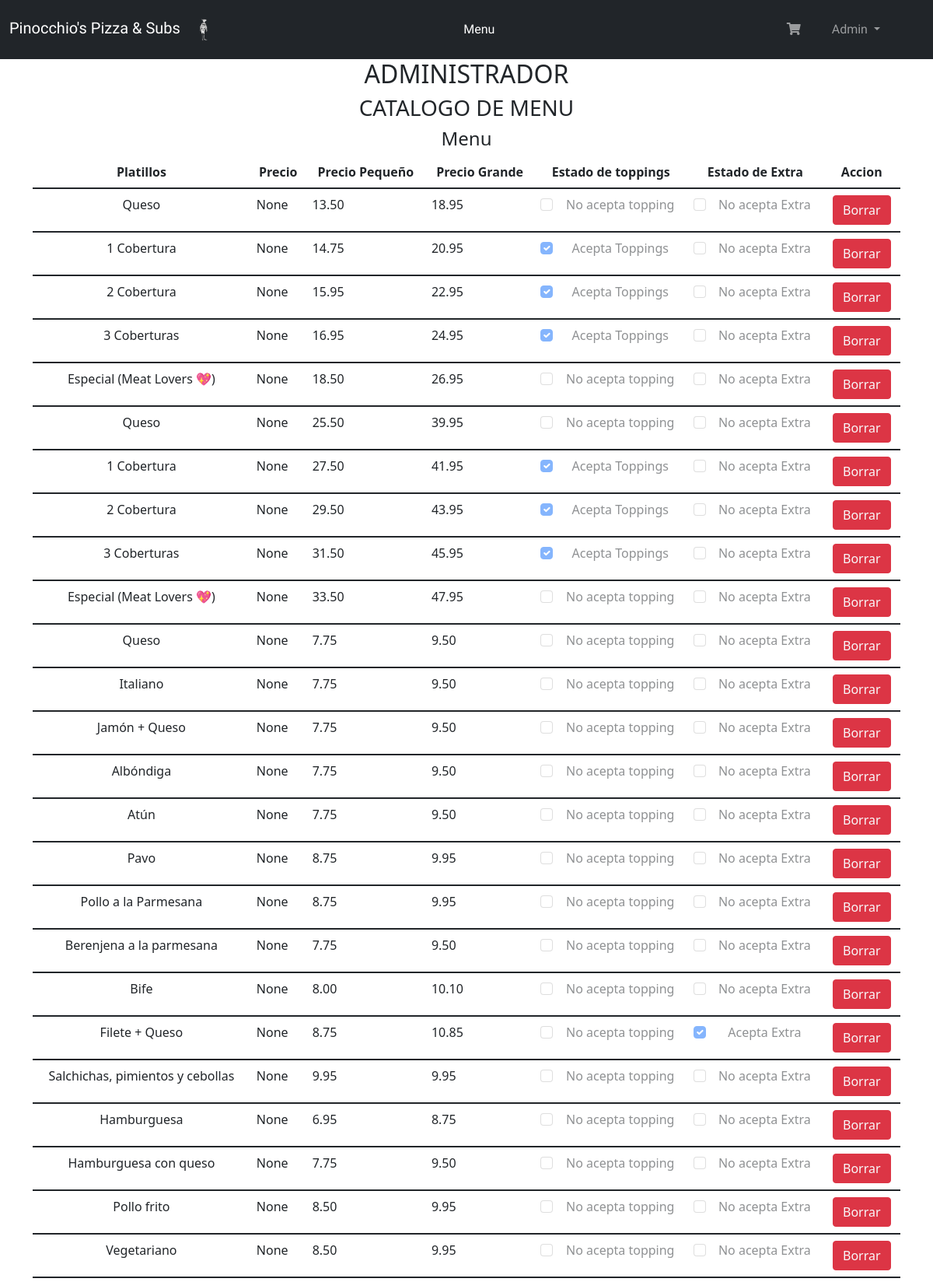
The app's page /Administracion/ (signed in, upper part) with its own data.
### orders/models.py (models this page shows, shortened)
class Product(models.Model):
    name=models.CharField(max_length=100)
    Categoria = models.ForeignKey(Categoria, null=True, on_delete=models.CASCADE)
    TipoPizza = models.ForeignKey(TipoPizza, null=True , blank=True,on_delete=models.CASCADE)
    Precio = models.DecimalField(max_digits=5, decimal_places=2, null=True,blank=True)
    P_Small = models.DecimalField(max_digits=5, decimal_places=2, null=True,blank=True)
    P_Large = models.DecimalField(max_digits=5, decimal_places=2, null=True,blank=True)
    Extra = models.ForeignKey(Extra, null=True, blank=True, on_delete=models.CASCADE)
    img_producto = models.ImageField(upload_to=filepath, null=True, blank=True)
    Topping_Estado = models.BooleanField(default=False)
    total_toppings = models.IntegerField(null=False,blank=False,default="0")
    Extra_Estado = models.BooleanField(default=False)

### orders/views.py (the view)
# urls.py: path('Administracion/', views.Administracion, name="Administracion" ),
@staff_member_required
def Administracion(request):
    menu = Product.objects.all()
    topping = Topping.objects.all()
    extra = Extra.objects.all()
    return render(request, "Administracion.html", {"menu":menu, "topping":topping, "extra":extra})

### orders/templates/Administracion.html (shortened to what this page needs)
{% extends 'base/layout.html' %}
{% block main %}
<div class="container">
    <div class="text-center text-uppercase">
        <h2>Administrador</h2>
    </div>
   <h3 class="text-title text-center text-uppercase">Catalogo de menu</h3>
   <table class="table table-image table-table-responsive">
       <h4 class="text-center">Menu</h4>
      <thead class="thead-dark">
         <tr>
            <th scope="col" class="text-center">Platillos</th>
            <th scope="col" class="text-center">Precio</th>
            <th scope="col" class="text-center">Precio Pequeño</th>
            <th scope="col" class="text-center">Precio Grande</th>
            <th scope="col" class="text-center">Estado de toppings</th>
            <th scope="col" class="text-center">Estado de Extra</th>
            <th scope="col" class="text-center">Accion</th>
         </tr>
      </thead>
      {% for menus in menu %}
      <tbody>
            <tr>
               <td class="text-center">
                  {{menus.name}}
               </td>
               <td>
                  {{menus.Precio}}
               </td>
               <td>
                {{menus.P_Small}}
             </td>
             <td>
                {{menus.P_Large}}
             </td>
             <td class="text-center">
                <div class="form-check">
                    {% if menus.Topping_Estado == True %}
                    <input class="form-check-input" type="checkbox" value="{{menus.Topping_Estado}}" disabled {% if menus.Topping_Estado == True %} checked {% endif %} id="flexCheckDefault">
                    <label class="form-check-label" for="flexCheckDefault">
                         Acepta Toppings
                    </label>
                    {% else %}
                    <input class="form-check-input" type="checkbox" disabled id="flexCheckDefault">
                    <label class="form-check-label" for="flexCheckDefault">
                        No acepta topping
                    </label>
                    {% endif %}
                  </div>
            </td>
            <td class="text-center">
                <div class="form-check">
                    {% if menus.Extra_Estado == True %}
                    <input class="form-check-input" type="checkbox" value="{{menus.Extra_Estado}}" disabled {% if menus.Extra_Estado == True %} checked {% endif %} id="flexCheckDefault">
                    <label class="form-check-label" for="flexCheckDefault">
                         Acepta Extra
                    </label>
                    {% else %}
                    <input class="form-check-input" type="checkbox" disabled id="flexCheckDefault">
                    <label class="form-check-label" for="flexCheckDefault">
                        No acepta Extra
                    </label>
                    {% endif %}
                  </div>
            </td>
                <td class="text-center">
                    <button class="btn btn-danger"><a href="{% url 'borrar_menu' confirmar_id=menus.pk %}" class="text-decoration-none text-light">Borrar</a></button>
                </td>
            </tr>
      </tbody>
      {% endfor %}
   </table>
</div>
<br>
<br>
{% endblock %}

### orders/templates/base/layout.html (shortened to what this page needs)
<!DOCTYPE html>
{% load static %}
<html lang="es">
<head>
    <link rel="stylesheet" href="{% static 'css/style.css' %}">
    <link href="https://cdn.jsdelivr.net/npm/bootstrap@5.1.3/dist/css/bootstrap.min.css" rel="stylesheet">
    <link rel="stylesheet" href="https://pro.fontawesome.com/releases/v5.10.0/css/all.css"/>
</head>
<body>
  <header>
    <nav class="navbar navbar-expand-lg navbar-dark bg-dark">
    <div class="container-fluid">
            <a class="navbar-brand pizzaN" href="{% url 'index' %}">Pinocchio's Pizza & Subs <img class="img-fluid" src="{% static 'img/logoPINO.png' %}" alt="PinoLogo" style="height: 50px; width: 50px;"></a>
        <div class="collapse navbar-collapse container justify-content-center" id="navbarNavAltMarkup">
          <div class="navbar-nav">
            <a class="nav-item nav-link active pizzaN" href="{% url 'index' %}">Menu</a>
          </div>
        </div>
        {% if request.user.is_authenticated %}
          <div class="collapse navbar-collapse mx-4 justify-content-end" id="navbarNavAltMarkup">
            <div class="navbar-nav">
              <a class="nav-item nav-link pizzaN" href="{% url 'ordenes' %}"><i class="fas fa-shopping-cart"></i></a>
        <div class="collapse navbar-collapse mx-4 justify-content-end" id="navbarNavAltMarkup">
          <div class="navbar-nav">
            <li class="nav-item dropdown">
            <a class="nav-link dropdown-toggle pizzaN" href="#" id="navbarDropdownMenuLink" role="button" data-bs-toggle="dropdown" aria-expanded="false">
              {{request.user}}
            </a>
          </div>
        </div>
        {% else %}
        <div class="collapse navbar-collapse justify-content-end" id="navbarNavAltMarkup">
          <div class="navbar-nav">
            <a class="nav-item nav-link pizzaN" href="{% url 'login' %}">Login</a>/<a class="nav-item nav-link pizzaN" href="{% url 'register' %}">Register</a>
          </div>
        </div>
        {% endif %}
    </div>
      </nav>
    </header>
<main>
  {% block main %}
  {% endblock%}
</main>
</body>
</html>

### orders/static/css/style.css (style rules this page uses)
* { padding: 0%; margin: 0%; }
.pizzaN { font-family: 'Mochiy Pop P One', sans-serif; }

### records on screen
Product: name "Queso", Precio "None", P_Small "13.50", P_Large "18.95"
Product: name "1 Cobertura", Precio "None", P_Small "14.75", P_Large "20.95", Topping_Estado "☑"
Product: name "2 Cobertura", Precio "None", P_Small "15.95", P_Large "22.95", Topping_Estado "☑"
Product: name "3 Coberturas", Precio "None", P_Small "16.95", P_Large "24.95", Topping_Estado "☑"
Product: name "Especial (Meat Lovers 💖)", Precio "None", P_Small "18.50", P_Large "26.95"
Product: name "Queso", Precio "None", P_Small "25.50", P_Large "39.95"
Product: name "1 Cobertura", Precio "None", P_Small "27.50", P_Large "41.95", Topping_Estado "☑"
Product: name "2 Cobertura", Precio "None", P_Small "29.50", P_Large "43.95", Topping_Estado "☑"
Product: name "3 Coberturas", Precio "None", P_Small "31.50", P_Large "45.95", Topping_Estado "☑"
Product: name "Especial (Meat Lovers 💖)", Precio "None", P_Small "33.50", P_Large "47.95"
Product: name "Queso", Precio "None", P_Small "7.75", P_Large "9.50"
Product: name "Italiano", Precio "None", P_Small "7.75", P_Large "9.50"
Product: name "Jamón + Queso", Precio "None", P_Small "7.75", P_Large "9.50"
Product: name "Albóndiga", Precio "None", P_Small "7.75", P_Large "9.50"
Product: name "Atún", Precio "None", P_Small "7.75", P_Large "9.50"
Product: name "Pavo", Precio "None", P_Small "8.75", P_Large "9.95"
Product: name "Pollo a la Parmesana", Precio "None", P_Small "8.75", P_Large "9.95"
Product: name "Berenjena a la parmesana", Precio "None", P_Small "7.75", P_Large "9.50"
Product: name "Bife", Precio "None", P_Small "8.00", P_Large "10.10"
Product: name "Filete + Queso", Precio "None", P_Small "8.75", P_Large "10.85", Extra_Estado "☑"
Product: name "Salchichas, pimientos y cebollas", Precio "None", P_Small "9.95", P_Large "9.95"
Product: name "Hamburguesa", Precio "None", P_Small "6.95", P_Large "8.75"
Product: name "Hamburguesa con queso", Precio "None", P_Small "7.75", P_Large "9.50"
Product: name "Pollo frito", Precio "None", P_Small "8.50", P_Large "9.95"
Product: name "Vegetariano", Precio "None", P_Small "8.50", P_Large "9.95"

### other values on screen
{{ request.user }} "Admin"
